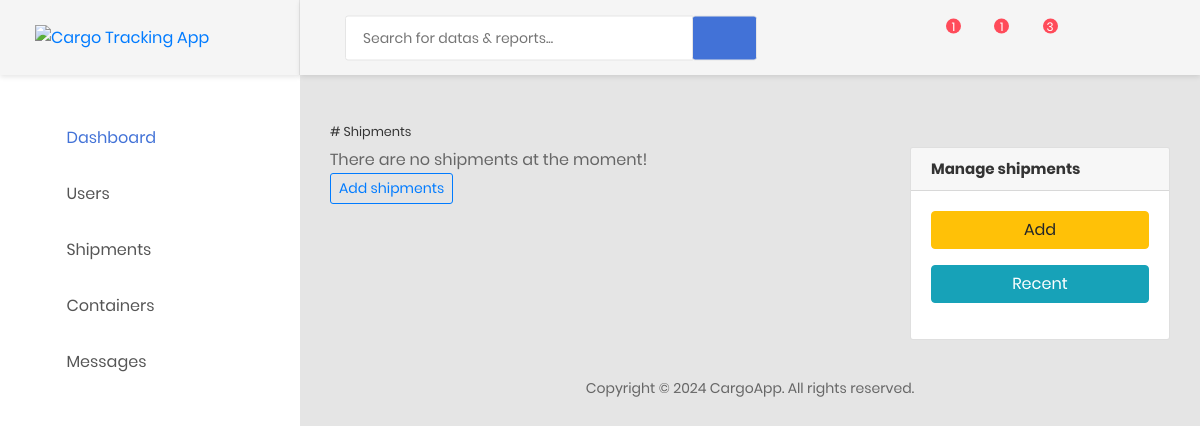
/control/shipments/, run on an earlier commit of the app's database.
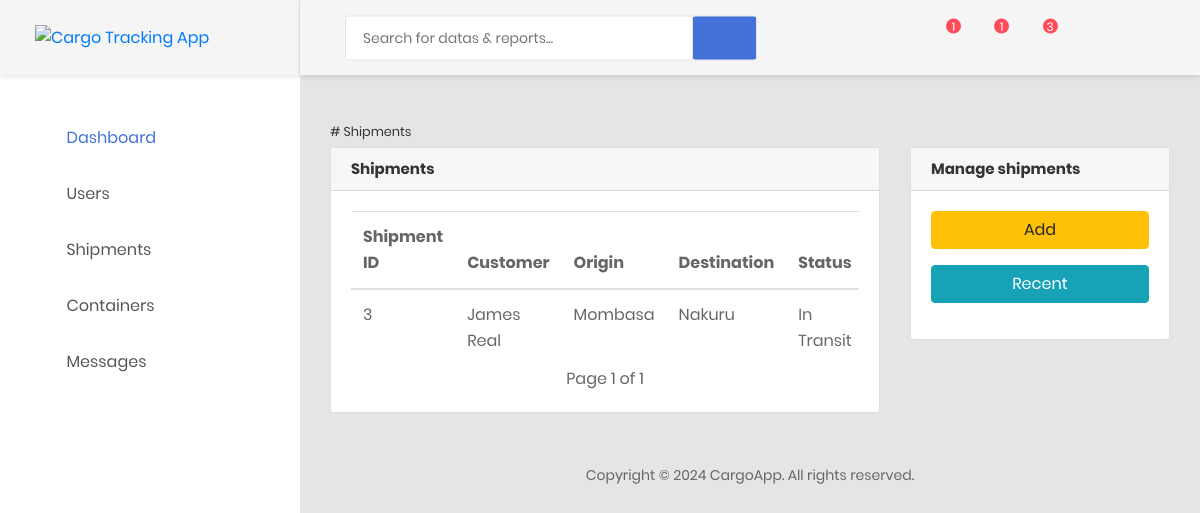
And on a later commit of the database.
### main/models.py (models this page shows, shortened)
class Shipment(models.Model):
    STATUS = [('In Transit', 'In Transit'), ('Delivered', 'Delivered')]
    customer = models.ForeignKey(Customer, on_delete=models.CASCADE)
    origin = models.CharField(max_length=255)
    destination = models.CharField(max_length=255)
    departure_date = models.DateTimeField(auto_now_add=True)
    arrival_date = models.DateTimeField(null=True, blank=True)
    status = models.CharField(max_length=50, choices=STATUS, default='In Transit')

### accounts/models.py (models this page shows)
class CustomUser(AbstractUser):
    role =[
        ('Customer', 'customer'),
        ('Staff', 'staff'),
    ]
    username = None
    email = models.EmailField(unique=True)
    full_names = models.CharField(max_length=100, blank=True)
    user_type = models.CharField(max_length=20, choices=role, default='Customer')
    date_joined = models.DateField(auto_now_add=True)
    USERNAME_FIELD = 'email'
    REQUIRED_FIELDS = ['full_names', ]
    objects = CustomUserManager()
    def __str__(self):
        return self.full_names

### control/views.py (the view)
# urls.py: path('shipments/', views.ShipmentsListView.as_view(), name="shipments"),
class ShipmentsListView(ListView):
    context_object_name = 'shipments'
    model = Shipment
    template_name = 'shipments/shipments.html'
    paginate_by = 5

### control/templates/shipments/shipments.html (shortened to what this page needs)
{% extends '../dashboard.html' %}
{% block content %}
{% block items %}
<h3 class="fw-lighter small py-2"># Shipments</h3>
<div class="row">
    <div class="col-12 col-lg-8 mb-4 mb-lg-0">
        {% if shipments %}
        <div class="card">
            <h5 class="card-header">Shipments</h5>
            <div class="card-body">
                <div class="table-responsive">
                    <table class="table">
                        <thead>
                            <tr>
                                <th scope="col">Shipment ID</th>
                                <th scope="col">Customer</th>
                                <th scope="col">Origin</th>
                                <th scope="col">Destination</th>
                                <th scope="col">Status</th>
                            </tr>
                        </thead>
                        <tbody>
                            {% for shipment in shipments %}
                            <tr>
                                <td>{{shipment.id}}</td>
                                <td>{{shipment.customer}}</td>
                                <td>{{shipment.origin}}</td>
                                <td>{{shipment.destination}}</td>
                                <td>{{shipment.status}}</td>
                            </tr>
                            {% endfor %}
                        </tbody>
                    </table>
                </div>
                <div class='pagination justify-content-center'>
                    <span class='mx-4'>
                        Page {{ page_obj.number }} of {{ page_obj.paginator.num_pages }}
                    </span>
                </div>
            </div>
        </div>
        {% else %}
        <div>
            <p>
                There are no shipments at the moment!
            </p>
            <a class="btn btn-sm btn-outline-primary" href="{% url 'add_shipment' %}">Add shipments</a>
        </div>
        {% endif %}
    </div>
    {% endblock %}
    <div class="col">
        <div class="card mb-3">
            <h5 class="card-header">Manage shipments</h5>
            <div class="card-body">
                <a class="btn rounded btn-warning mb-3 w-100" href="{% url 'add_shipment' %}">Add</a>
                <a class="btn rounded btn-info mb-3 w-100" href="{% url 'shipments' %}">Recent</a>
            </div>
        </div>
    </div>
</div>
{% endblock %}

What changed in the data, as far as the page shows it:
added Shipment: id "3", customer "James Real", origin "Mombasa", destination "Nakuru", status "In Transit"
Also different on the page:
{{ page_obj.number }}: (not shown) → "1"
{{ page_obj.paginator.num_pages }}: (not shown) → "1"
text no longer shown: "There are no shipments at the moment! Add shipments"
text now shown: "Shipments Shipment ID Customer Origin Destination Status Page of"
